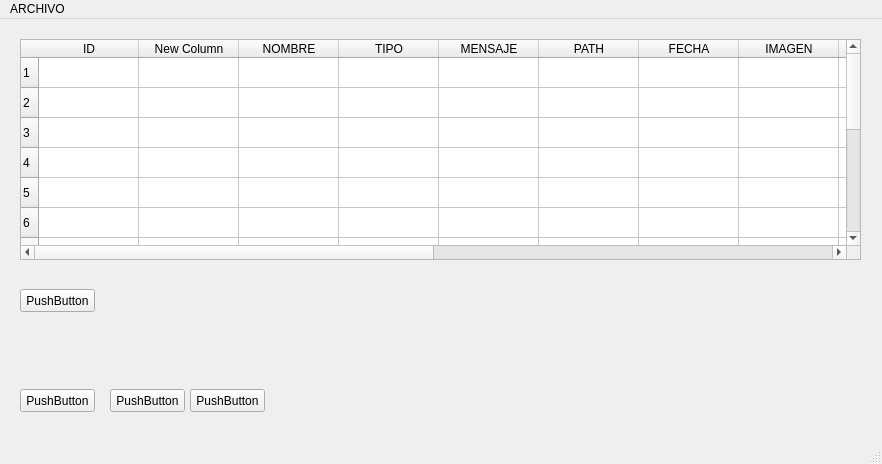
<?xml version="1.0" encoding="UTF-8"?>
<ui version="4.0">
 <class>MainWindow</class>
 <widget class="QMainWindow" name="MainWindow">
  <property name="geometry">
   <rect>
    <x>0</x>
    <y>0</y>
    <width>882</width>
    <height>464</height>
   </rect>
  </property>
  <property name="windowTitle">
   <string>MainWindow</string>
  </property>
  <widget class="QWidget" name="centralwidget">
   <widget class="QPushButton" name="pushButton">
    <property name="geometry">
     <rect>
      <x>20</x>
      <y>270</y>
      <width>75</width>
      <height>23</height>
     </rect>
    </property>
    <property name="text">
     <string>PushButton</string>
    </property>
   </widget>
   <widget class="QTableWidget" name="tableWidget">
    <property name="geometry">
     <rect>
      <x>20</x>
      <y>20</y>
      <width>841</width>
      <height>221</height>
     </rect>
    </property>
    <property name="autoFillBackground">
     <bool>true</bool>
    </property>
    <property name="rowCount">
     <number>14</number>
    </property>
    <property name="columnCount">
     <number>16</number>
    </property>
    <row/>
    <row/>
    <row/>
    <row/>
    <row/>
    <row/>
    <row/>
    <row/>
    <row/>
    <row/>
    <row/>
    <row/>
    <row/>
    <row/>
    <column>
     <property name="text">
      <string>ID</string>
     </property>
    </column>
    <column>
     <property name="text">
      <string>New Column</string>
     </property>
    </column>
    <column>
     <property name="text">
      <string>NOMBRE</string>
     </property>
    </column>
    <column>
     <property name="text">
      <string>TIPO</string>
     </property>
    </column>
    <column>
     <property name="text">
      <string>MENSAJE</string>
     </property>
    </column>
    <column>
     <property name="text">
      <string>PATH</string>
     </property>
    </column>
    <column>
     <property name="text">
      <string>FECHA</string>
     </property>
    </column>
    <column>
     <property name="text">
      <string>IMAGEN</string>
     </property>
    </column>
    <column/>
    <column/>
    <column/>
    <column/>
    <column/>
    <column/>
    <column/>
    <column/>
   </widget>
   <widget class="QPushButton" name="pushButton_2">
    <property name="geometry">
     <rect>
      <x>20</x>
      <y>370</y>
      <width>75</width>
      <height>23</height>
     </rect>
    </property>
    <property name="text">
     <string>PushButton</string>
    </property>
   </widget>
   <widget class="QPushButton" name="pushButton_3">
    <property name="geometry">
     <rect>
      <x>110</x>
      <y>370</y>
      <width>75</width>
      <height>23</height>
     </rect>
    </property>
    <property name="text">
     <string>PushButton</string>
    </property>
   </widget>
   <widget class="QPushButton" name="pushButton_4">
    <property name="geometry">
     <rect>
      <x>190</x>
      <y>370</y>
      <width>75</width>
      <height>23</height>
     </rect>
    </property>
    <property name="text">
     <string>PushButton</string>
    </property>
   </widget>
  </widget>
  <widget class="QStatusBar" name="statusbar"/>
  <widget class="QMenuBar" name="menuBar">
   <property name="geometry">
    <rect>
     <x>0</x>
     <y>0</y>
     <width>882</width>
     <height>21</height>
    </rect>
   </property>
   <widget class="QMenu" name="menuARCHIVO">
    <property name="title">
     <string>ARCHIVO</string>
    </property>
    <addaction name="actionABRIR"/>
   </widget>
   <addaction name="menuARCHIVO"/>
  </widget>
  <action name="actionABRIR">
   <property name="text">
    <string>ABRIR</string>
   </property>
  </action>
 </widget>
 <resources/>
 <connections/>
</ui>
